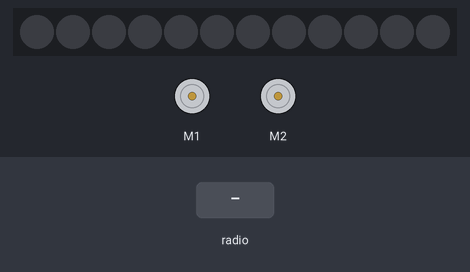
A program run on a simulated BBC micro:bit (MakeCode). Shown: 2 × DC motor (green arrow = forward, orange = backward, longer = faster), 12 RGB LEDs in strip order, left to right. The inputs (shaded band) are chosen by the test bench. Dim RGB values are drawn brighter than linear.

Above: at 1.2 s.
1.3 s: radio message "0" arrives
At 1.8 s:
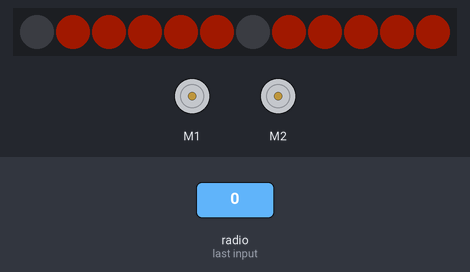
2.8 s: radio message "100" arrives
At 4.0 s:
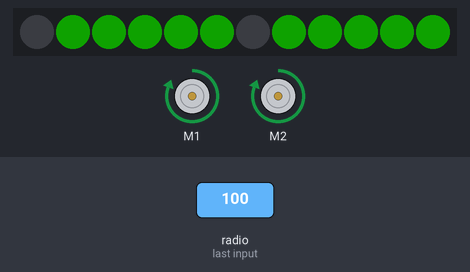
4.3 s: radio message "1" arrives
At 5.5 s:
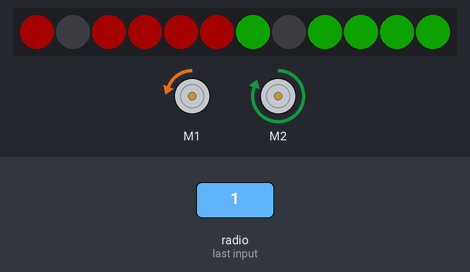
5.8 s: radio message "201" arrives
At 6.2 s:
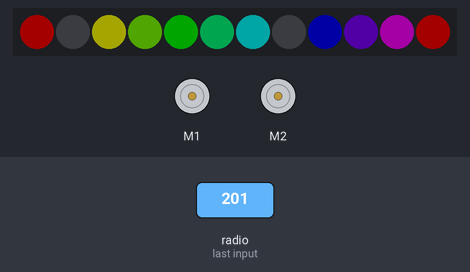
7.3 s: radio message "50" arrives
At 7.8 s:
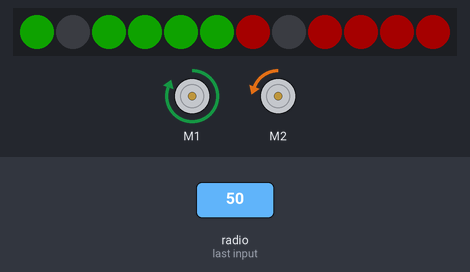
8.8 s: radio message "202" arrives
At 9.7 s:
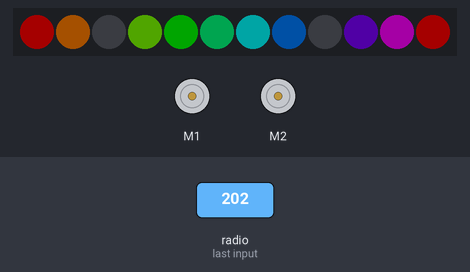
Timing chart, 0 to 11.3 s (numbered marks = the images above; inputs shaded):
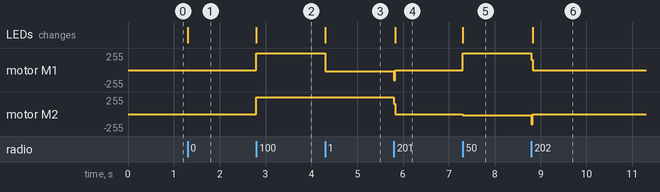

Measured:
- after the input at 1.3 s, the LEDs: change at once (image 1)
- after the input at 2.8 s, motor M1, motor M2: stopped → forward 255/255 at once; the LEDs: change at once (image 2)
- after the input at 4.3 s, motor M1: forward 255/255 → backward 21/255 at once; the LEDs: change at once (image 3)
- after the input at 5.8 s, motor M1: backward 21/255 → stopped at once; motor M2: forward 255/255 → stopped at once; the LEDs: change at once (image 4)
- after the input at 7.3 s, motor M1: stopped → forward 255/255 at once; motor M2: stopped → backward 21/255 at once; the LEDs: change at once (image 5)
- after the input at 8.8 s, motor M1: forward 255/255 → stopped at once; motor M2: backward 21/255 → stopped at once; the LEDs: change at once (image 6)

The program:

main.ts
```typescript
radio.onReceivedNumber(function (receivedNumber) {
    teller += 1
    if (receivedNumber == 0) {
        bitbot.stop(BBStopMode.Brake)
        bitbot.setLedColor(0xD82600)
    } else if (receivedNumber == 100) {
        bitbot.go(BBDirection.Forward, 100)
        bitbot.BBBias(BBRobotDirection.Left, 13)
        bitbot.setLedColor(0x18E600)
    } else if (receivedNumber >= 1 && receivedNumber <= 49) {
        bitbot.move(BBMotor.Right, BBDirection.Forward, 100)
        bitbot.move(BBMotor.Left, BBDirection.Forward, receivedNumber * 1.6 - 10)
        bitbot.BBBias(BBRobotDirection.Left, 13)
        for (let indeks = 0; indeks <= 5; indeks++) {
            bitbot.setPixelColor(indeks, 0xFF0000)
            bitbot.setPixelColor(indeks + 6, 0x18E600)
        }
    } else if (receivedNumber >= 50 && receivedNumber <= 99) {
        bitbot.move(BBMotor.Left, BBDirection.Forward, 100)
        bitbot.move(BBMotor.Right, BBDirection.Forward, (receivedNumber - 49) * 1.6 - 10)
        bitbot.BBBias(BBRobotDirection.Left, 13)
        for (let indeks = 0; indeks <= 5; indeks++) {
            bitbot.setPixelColor(indeks, 0x18E600)
            bitbot.setPixelColor(indeks + 6, 0xFF0000)
        }
    } else if (receivedNumber == 201) {
        bitbot.rotatems(BBRobotDirection.Left, 60, 25)
        bitbot.ledRainbow()
    } else if (receivedNumber == 202) {
        bitbot.rotatems(BBRobotDirection.Right, 60, 25)
        bitbot.ledRainbow()
    } else if (receivedNumber == 203) {
        bitbot.go(BBDirection.Reverse, 100)
        bitbot.BBBias(BBRobotDirection.Left, 13)
        bitbot.setLedColor(0xFF0000)
    } else if (receivedNumber == 255) {
        music.playSoundEffect(music.createSoundEffect(WaveShape.Square, 1313, 190, 255, 47, 150, SoundExpressionEffect.Vibrato, InterpolationCurve.Linear), SoundExpressionPlayMode.InBackground)
    } else if (receivedNumber == 254) {
        music.playSoundEffect(music.builtinSoundEffect(soundExpression.sad), SoundExpressionPlayMode.InBackground)
    } else {
        bitbot.stop(BBStopMode.Brake)
        bitbot.setLedColor(0xD82600)
    }
    if (teller % tidPåSvart == 0) {
        svartLED += 1
    }
    bitbot.setPixelColor(svartLED, 0x000000)
    bitbot.setPixelColor(svartLED + 6, 0x000000)
    if (teller >= tidPåSvart * 6) {
        svartLED = 0
        teller = 0
    }
})
let tidPåSvart = 0
let svartLED = 0
let teller = 0
radio.setGroup(138)
bitbot.select_model(BBModel.XL)
teller = 0
svartLED = 0
tidPåSvart = 3
```

test.ts
```typescript
// testene settes inn her; disse vil ikke kompilert så lenge denne pakken blir brukt som en utvidelse.
```
